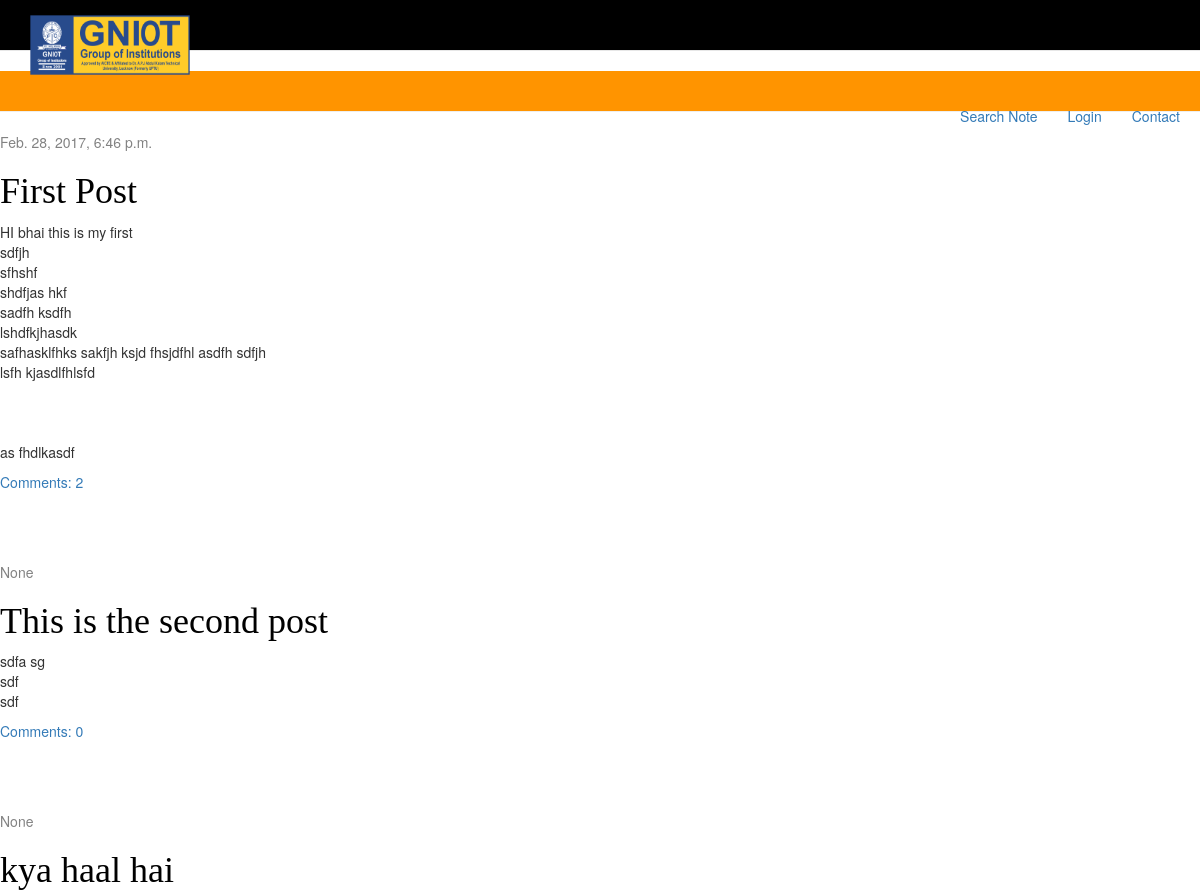
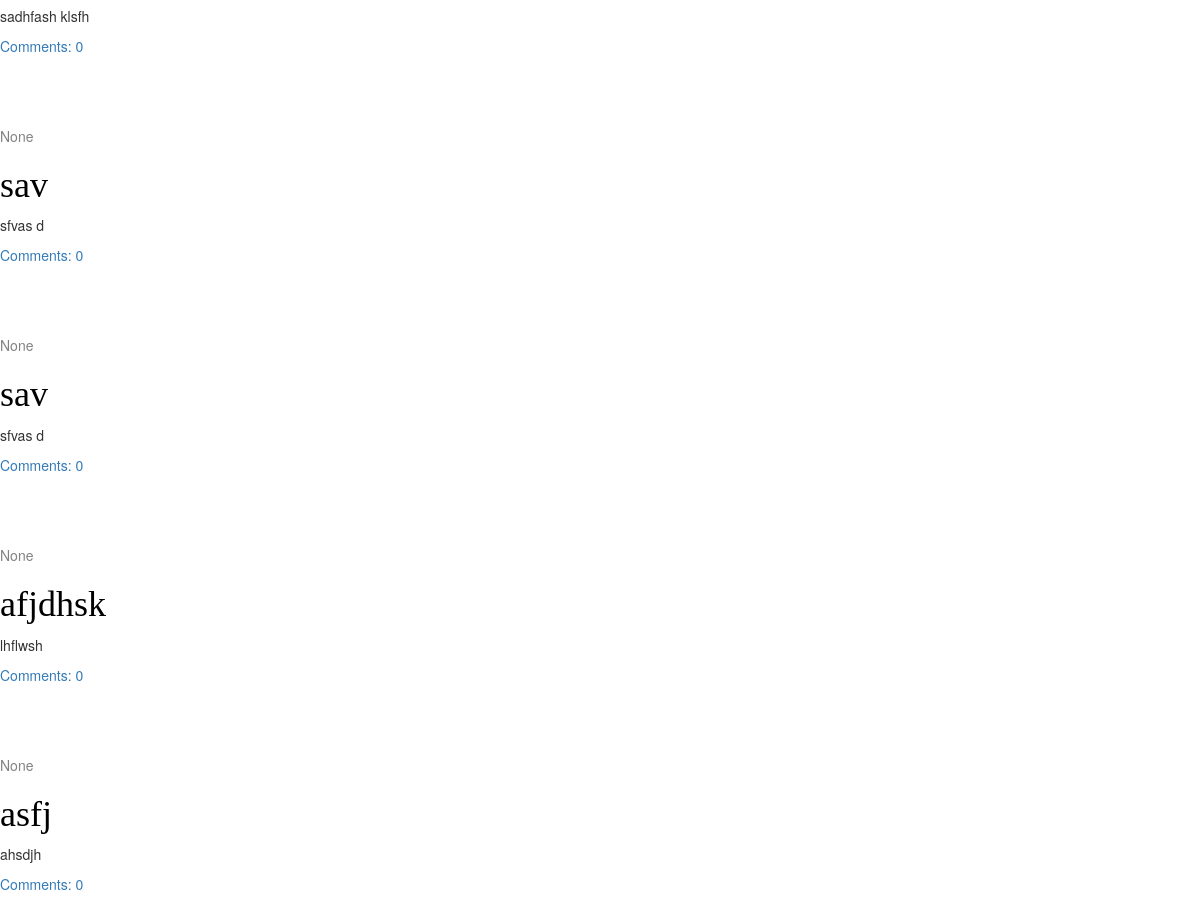
The app's page /, older data (2 pictures, top to bottom).
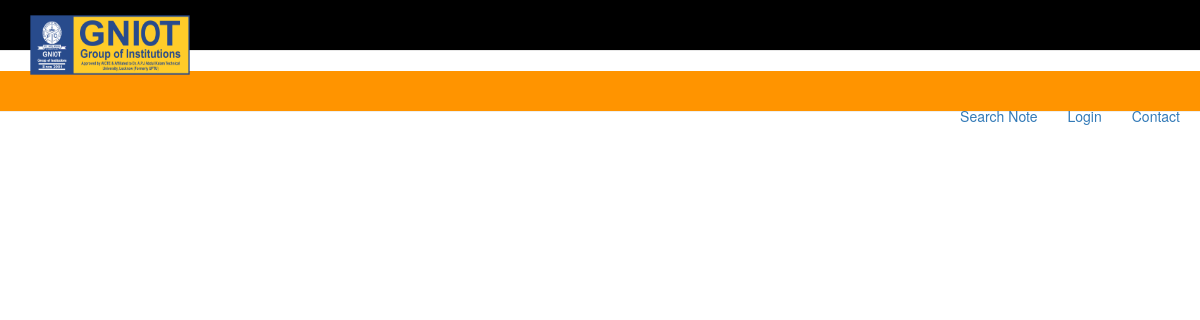
The same page, newer data.
### blog/models.py (models this page shows, shortened)
class Post(models.Model):
    author = models.ForeignKey('auth.User')
    title = models.CharField(max_length = 120)
    slug = models.SlugField(unique=True,null=True)
    image = models.ImageField(upload_to=generate_post_name, null=True, blank=True, width_field="width_field", height_field="height_field")
    height_field = models.IntegerField(default=0)
    width_field = models.IntegerField(default=0)
    text = models.TextField()
    published_date = models.DateTimeField(blank=True, null=True)
    draft = models.BooleanField(default=False)
    read_time = models.IntegerField(default=0) #models.TimeField(null=True, blank=True) #assume minutes
    updated = models.DateTimeField(auto_now=True, auto_now_add=False)
    timestamp = models.DateTimeField(auto_now=False, auto_now_add=True)
    created_date = models.DateTimeField(default=timezone.now)
    def approved_comments(self):
        return  self.comments.filter(approved_comment=True)

### blog/views.py (the view)
# urls.py: url(r'^$', views.post_list, name='post_list'),
def post_list(request):
    print request.META.get("REMOTE_ADDR")
    print request.META.get("HTTP_X_FORWARDED_FOR")
    posts = Post.objects.all()
    return render(request, 'post_list.html',{'posts':posts})

### templates/post_list.html
{% extends 'base.html' %}
{% block content %}
    {% for post in posts %}
        <div class="post" col-md-12>
            <div class="date">
                {{ post.published_date }}
            </div>
            <h1> <a href="{% url 'post_detail' pk=post.pk %}">{{ post.title }}</a></h1>
            <p> </center>{{ post.text|linebreaksbr }}</center></p>
            <a href="{% url 'post_detail' pk=post.pk  %}">Comments: {{  post.approved_comments.count}}</a>
        </div>
    {% endfor %}
{% endblock content %}

### templates/base.html (shortened to what this page needs)
{% load staticfiles %}
<html>
    <head>
        {% include "head_css.html" %}
    </head>
    <body>
    <nav class="navbar navbar-default navbar-static-top" style="background-color: black;">
    <div class="container">
        <div class="navbar-header">
            <a class="navbar-brand" href="{% url 'post_list' %}">
                    <img src="{% static 'images/logo.png' %}" / height="60px" width="160px"></a>
                    <br/>
                    <br />
        </div>
    </div>
    </nav>
    <div class="page-header">
        <ul class="nav navbar-nav navbar-right">
            <li> <a href="{% url 'searchNotes' %}"> Search Note</a> <li>
            {% if request.user.is_authenticated %}
                <li> <a href="{% url 'addNotes' %}">   Add Notes  </a></li>
                <li> <a href="{% url 'post_draft_list' %}" > Drafts </a> </li>
                <li> <a href="{% url 'newpost' %}">   New Post   </a></li>
                <li> <a href = "#"> Hi ! {{  user.username   }} </a> </li>
                <li> <a href="{% url 'auth_logout' %}"> Logout  </a></li>
            {% else %}
                <li> <a  href="{% url 'auth_login' %}">Login</a>
            {% endif %}
            <li> <a href="#">Contact </a> </li>
            </ul>
        </div>
        {% block content %}
        {% endblock %}
    </body>
</html>

### templates/head_css.html (shortened to what this page needs)
{% load staticfiles %}
<link href="{% static 'css/bootstrap.min.css' %}" rel="stylesheet">
<link href="{% static 'css/blog.css' %}" rel="stylesheet">
<link href="{% static 'font-awesome/css/font-awesome.css' %}" rel="stylesheet">

### static/our_static/css/blog.css (style rules this page uses)
.page-header { background-color: #ff9400; margin-top: 0; padding: 20px 20px 20px 40px; }

Row changes from the older to the newer data that the page shows:
removed Post: published_date "Feb. 28, 2017, 6:46 p.m.", title "First Post", text "HI bhai this is my first sdfjh sfhshf shdfjas hkf sadfh ksdfh lshdfkjhasdk safhasklfhks sakfjh ksjd fhsjdfhl asdfh sdfjh lsfh kjasdlfhlsfd as fhdlkasdf", approved_comments.count "2"
removed Post: published_date "None", title "This is the second post", text "sdfa sg sdf sdf", approved_comments.count "0"
removed Post: published_date "None", title "kya haal hai", text "sadhfash klsfh", approved_comments.count "0"
removed Post: published_date "None", title "sav", text "sfvas d", approved_comments.count "0"
removed Post: published_date "None", title "sav", text "sfvas d", approved_comments.count "0"
removed Post: published_date "None", title "afjdhsk", text "lhflwsh", approved_comments.count "0"
removed Post: published_date "None", title "asfj", text "ahsdjh", approved_comments.count "0"
